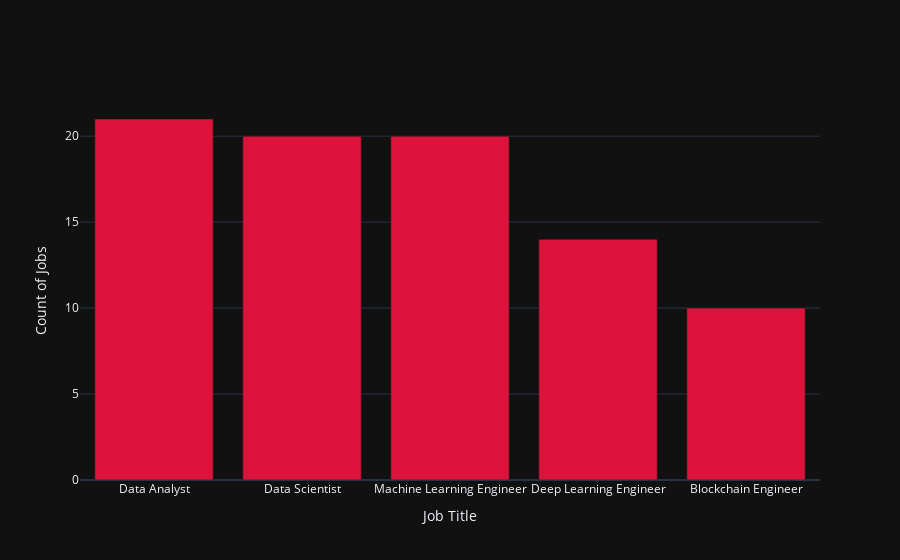

The cell this chart's notebook holds for it:
### Code cell
# group by title and count the number of jobs
grouped_df = df_filtered.groupby('title')['location'].count().reset_index()

# get the top 5 titles by job count
top_5 = grouped_df.nlargest(5, 'location')

# create a bar plot using Plotly
fig = go.Figure(data=[go.Bar(x=top_5['title'], y=top_5['location'],
                             hovertemplate='<b>Title: </b>%{x}<b><br>Number of Jobs: </b>%{y}',
                             name = '',
                             marker=dict(color='crimson'))])
fig.update_layout(
                  xaxis_title='Job Title', yaxis_title='Count of Jobs',
                  template='plotly_dark')
fig.show()

fig.write_html("../../website/plots/plot-3.html")

### Figure 1 — Plotly figure (JSON) as saved in the notebook; plotly's stock layout.template omitted (floating-point values rounded to 4 significant figures)
{"data": [{"hovertemplate": "<b>Title: </b>%{x}<b><br>Number of Jobs: </b>%{y}", "marker": {"color": "crimson"}, "name": "", "type": "bar", "x": ["Data Analyst", "Data Scientist", "Machine Learning Engineer", "Deep Learning Engineer", "Blockchain Engineer"], "y": [21, 20, 20, 14, 10]}], "layout": {"xaxis": {"title": {"text": "Job Title"}}, "yaxis": {"title": {"text": "Count of Jobs"}}}}
